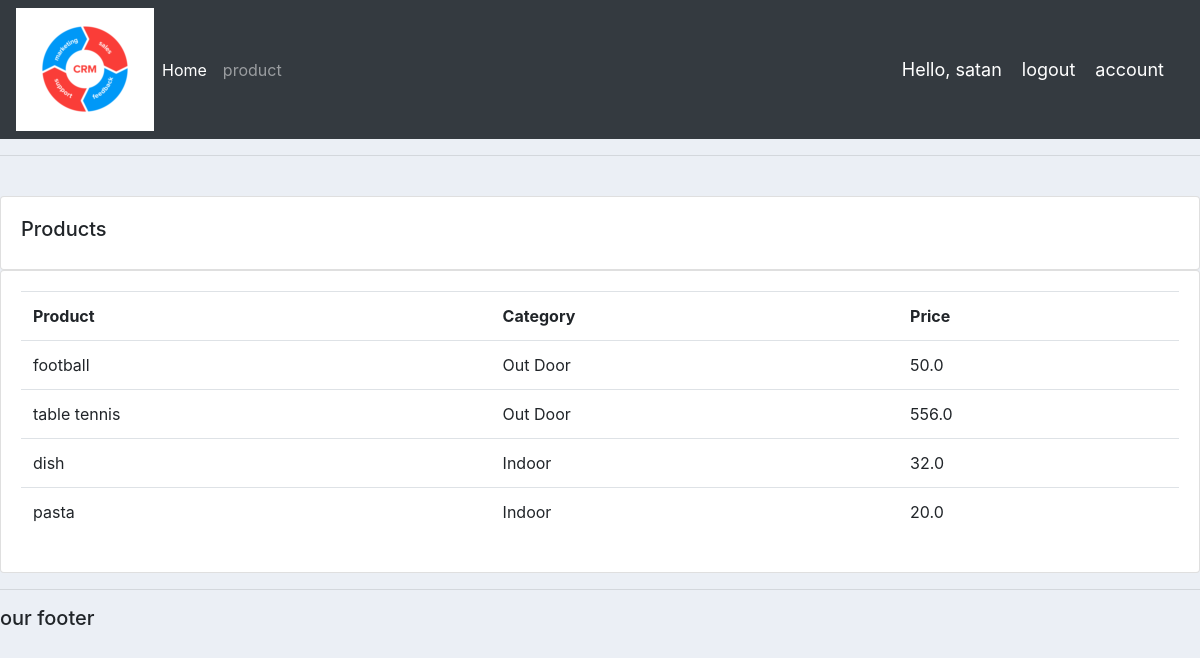
/product/ (signed in), run on the app's committed database.
### accounts/models.py (models this page shows, shortened)
class product(models.Model):
    CATEGORY = (
        ('Indoor' , 'Indoor' ),
        ('Out Door' ,'Out Door' ),
    )
    name = models.CharField(max_length=200 , null = True)
    price = models.FloatField(null=True)
    category = models.CharField(max_length=200 , null = True , choices= CATEGORY)
    description = models.CharField(max_length=200 , null = True)
    date_created = models.DateField(auto_now_add = True)

### accounts/decorators.py (the view)
		def wrapper_func(request, *args, **kwargs):
			group = None
			if request.user.groups.exists():
				group = request.user.groups.all()[0].name
			if group in allowed_roles:
				return view_func(request, *args, **kwargs)
			else:
				return redirect('userpage')

### accounts/views.py (called while the page is built)
@login_required(login_url='login')
@allowed_users(allowed_roles=['admin'])
def products_url(request):
    pro = product.objects.all()
    return render(request, 'accounts/products.html' ,{'product' : pro } )

### accounts/templates/accounts/products.html
{% extends 'accounts/main.html' %}
{% block content %}
<br>
		<div class="row">
			<div class="col-md">
				<div class="card card-body">
					<h5>Products</h5>
				</div>
				<div class="card card-body">
					<table class="table">
						<tr>
							<th>Product</th>
							<th>Category</th>
							<th>Price</th>
						</tr>
						{% for i in product %}
						<tr>
							<td>{{i.name}}</td>
							<td> {{i.category}} </td>
							<td> {{i.price}} </td>
						</tr>
						{% endfor %}
					</table>
				</div>
			</div>
		</div>
{%endblock%}

### accounts/templates/accounts/nav.html (shortened to what this page needs)
{% load static %}
<nav class="navbar navbar-expand-lg navbar-dark bg-dark">
    <img src="{% static 'images/test.png' %}" alt="">
    <div class="collapse navbar-collapse" id="navbarNav">
      <ul class="navbar-nav">
        {% if request.user.is_staff %}
        <li class="nav-item active">
          <a class="nav-link" href="{% url 'home' %}">Home <span class="sr-only">(current)</span></a>
        </li>
        <li class="nav-item">
          <a class="nav-link" href="{% url 'product' %}">product</a>
        </li>
          {% endif %}
      </ul>
    </div>
    <span class ="hello-msg" >Hello, {{request.user}} </span>
    <span><a class = "hello-msg" href="{% url 'logout' %}"> logout </a></span>
    <span> <a class="hello-msg" href="{% url 'account' %}"> account </a>  </span>
  </nav>

### static/css/main.css (style rules this page uses)
body { background-color: #ebeff5; }

### accounts/templates/accounts/nav.html (style rules this page uses)
.hello-msg { font-size: 18px; color: #fff; margin-right: 20px; }

### data on the page
product: name "football", category "Out Door", price "50.0"
product: name "table tennis", category "Out Door", price "556.0"
product: name "dish", category "Indoor", price "32.0"
product: name "pasta", category "Indoor", price "20.0"

### other printed values
{{ request.user }} "satan"
